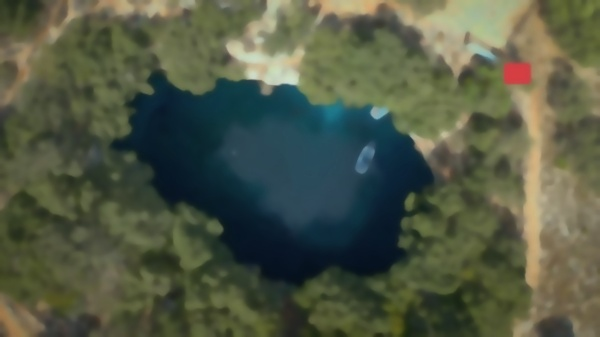
#> input picture Back-End/Python Preprocesamiento/Imagenes/ImagenAplanada.jpg, 600 x 337 px
$ python Deteccion_Objeto.py Imagenes/ImagenAplanada.jpg
#> lines starting #> are read from the running program, lines starting #| are printed output that depends on the picture; after the words box and inside, x2 and y2 are one past the last pixel; in counts of white or black regions, pixels touching at a corner belong together
import cv2
import numpy as np
import sys

# Verificar y capturar argumentos
if len(sys.argv) > 1:
    ruta_imagen_saturada = sys.argv[1]
else:
    print("No se proporcionaron argumentos suficientes.")
    sys.exit(1)

# Cargar la imagen saturada
img = cv2.imread(ruta_imagen_saturada)
#> img is the input picture: shape (337, 600, 3); mean B, G, R 68.8, 88.8, 81.6
if img is None:
    print(f"No se pudo cargar la imagen en la ruta: {ruta_imagen_saturada}")
    sys.exit(1)

# Convertir la imagen a HSV
img_hsv = cv2.cvtColor(img, cv2.COLOR_BGR2HSV)
#> img_hsv: shape (337, 600, 3); mean H, S, V 48.4, 101.1, 94.4

# Leer el archivo `rango.txt` y obtener los valores Min y Max
try:
    with open("C:/Users/jesus/Documents/TT2/Back-End/Python Preprocesamiento/rango.txt", "r") as f:
#> (reads Back-End/Python Preprocesamiento/rango.txt from the repository)
        line = f.readline().strip()
        if line:
            # Extraer los valores mínimos y máximos del archivo
            min_part = line.split("], Max: ")[0]
            max_part = line.split("], Max: ")[1]

            # Convertir el texto a arrays de NumPy y aplicar una tolerancia
            hsv_min = np.array([int(x) for x in min_part.split(": ")[1].strip()[1:-1].split(", ")])
            hsv_max = np.array([int(x) for x in max_part.strip()[1:-1].split(", ")])

            # Aplicar tolerancia
            tolerancia = np.array([5, 40, 50])  # Ajustar tolerancia para cada componente
            hsv_min = np.clip(hsv_min - tolerancia, 0, 255)
            hsv_max = np.clip(hsv_max + tolerancia, 0, 255)

except FileNotFoundError:
    print("El archivo rango.txt no se encontró.")
    sys.exit(1)
except Exception as e:
    print(f"Error inesperado al procesar el archivo de colores: {e}")
    sys.exit(1)

# Crear la máscara para el único rango de color
mask = cv2.inRange(img_hsv, hsv_min, hsv_max)
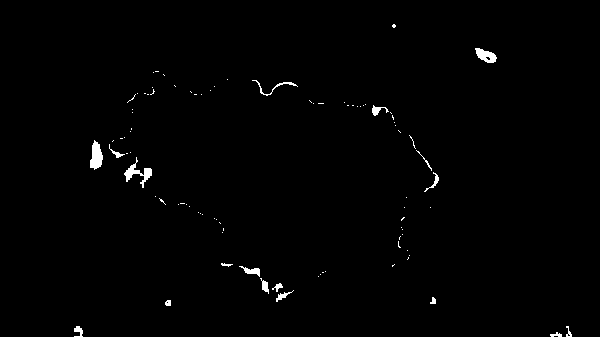
#> mask: shape (337, 600); 0.85% white; 91 white regions (73 under 20 px), largest, box (x1, y1, x2, y2) and area: (90, 140, 103, 170) 259, (124, 157, 152, 188) 256, (475, 48, 497, 63) 196

# Aplicar la máscara a la imagen original
resultado = cv2.bitwise_and(img, img, mask=mask)

# Mostrar los resultados
cv2.namedWindow("Original", cv2.WINDOW_NORMAL)
cv2.resizeWindow("Original", 800, 800)

cv2.namedWindow("Resultado", cv2.WINDOW_NORMAL)
cv2.resizeWindow("Resultado", 800, 800)

cv2.imshow("Original", img)
cv2.imshow("Resultado", resultado)
cv2.waitKey(0)
cv2.destroyAllWindows()
